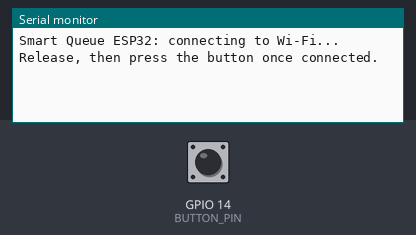
Recording of a sketch running on a simulated ESP32. Parts: the last lines printed to the serial monitor. The test bench sets the inputs (shaded band); at power-on: GPIO 14 (BUTTON_PIN) LOW. WiFi joins after 1.5 s; servers stay silent unless stated; uploads are accepted with an empty reply.

Above: at 1.2 s.
1.3 s: GPIO 14 (BUTTON_PIN) pulled HIGH for 0.15 s
At 1.48 s:
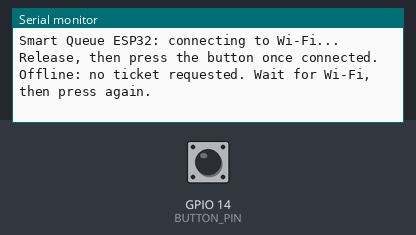
3.0 s: GPIO 14 (BUTTON_PIN) pulled HIGH for 1 s
At 4.7 s:
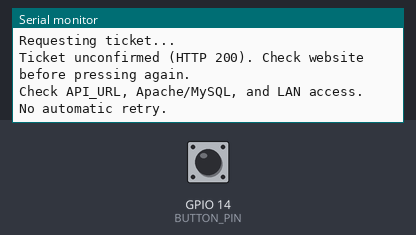

The sketch:

smartqueue.ino
```cpp
#include <Arduino.h>
#include <WiFi.h>
#include <HTTPClient.h>
#include <ArduinoJson.h>
#include "config.h"

constexpr unsigned long DEBOUNCE_MS = 50;
constexpr unsigned long RECONNECT_MS = 10000;
int lastReading = LOW;
unsigned long lastChangeTime = 0;
unsigned long lastReconnectTime = 0;
bool readyForPress = false;
bool wasConnected = false;

void beep(unsigned int count) {
  if (!BUZZER_ENABLED) return;
  const int on = BUZZER_ACTIVE_LOW ? LOW : HIGH;
  const int off = BUZZER_ACTIVE_LOW ? HIGH : LOW;
  for (unsigned int i = 0; i < count; ++i) {
    digitalWrite(BUZZER_PIN, on);
    delay(150);
    digitalWrite(BUZZER_PIN, off);
    if (i + 1 < count) delay(150);
  }
}

void requestTicket() {
  if (WiFi.status() != WL_CONNECTED) {
    Serial.println("Offline: no ticket requested. Wait for Wi-Fi, then press again.");
    beep(3);
    return;
  }
  WiFiClient client;
  HTTPClient http;
  http.setConnectTimeout(3000);
  http.setTimeout(5000);
  if (!http.begin(client, API_URL)) {
    Serial.println("Cannot open API_URL. Check config.h.");
    beep(3);
    return;
  }
  http.addHeader("Content-Type", "application/x-www-form-urlencoded");
  Serial.println("Requesting ticket...");
  const int code = http.POST("action=new_ticket");
  const String body = code > 0 ? http.getString() : String();
  http.end();

  JsonDocument response;
  const DeserializationError error = deserializeJson(response, body);
  if (code == 409 && !error && response["status"] == "paused") {
    Serial.println("Queue paused by admin. No ticket added.");
    beep(2);
    return;
  }
  if (code == 200 && !error && response["status"] == "success" &&
      response["queue_number"].is<unsigned long>() &&
      response["queue_number"].as<unsigned long>() > 0) {
    Serial.printf("Your queue number: %03lu\n", response["queue_number"].as<unsigned long>());
    beep(1);
    return;
  }
  Serial.printf("Ticket unconfirmed (HTTP %d). Check website before pressing again.\n", code);
  Serial.println("Check API_URL, Apache/MySQL, and LAN access. No automatic retry.");
  beep(3);
}

void setup() {
  Serial.begin(115200);
  // Button: 3.3V -> switch -> GPIO14; external 10k ohm GPIO14 -> GND.
  pinMode(BUTTON_PIN, INPUT);
  if (BUZZER_ENABLED) {
    digitalWrite(BUZZER_PIN, BUZZER_ACTIVE_LOW ? HIGH : LOW);
    pinMode(BUZZER_PIN, OUTPUT);
  }

  lastReading = digitalRead(BUTTON_PIN);
  lastChangeTime = millis();
  WiFi.mode(WIFI_STA);
  WiFi.begin(WIFI_SSID, WIFI_PASSWORD);
  lastReconnectTime = millis();
  Serial.println("Smart Queue ESP32: connecting to Wi-Fi...");
  Serial.println("Release, then press the button once connected.");
}

void loop() {
  const unsigned long now = millis();
  const bool connected = WiFi.status() == WL_CONNECTED;
  if (connected != wasConnected) {
    wasConnected = connected;
    if (connected) {
      Serial.print("Wi-Fi connected. ESP32 IP: ");
      Serial.println(WiFi.localIP());
    } else {
      Serial.println("Wi-Fi disconnected. Reconnecting; offline presses are discarded.");
    }
  }
  if (!connected && now - lastReconnectTime >= RECONNECT_MS) {
    lastReconnectTime = now;
    WiFi.reconnect();
  }
  const int reading = digitalRead(BUTTON_PIN);

  if (reading != lastReading) {
    lastReading = reading;
    lastChangeTime = now;
  }

  if (now - lastChangeTime >= DEBOUNCE_MS) {
    if (reading == LOW) {
      readyForPress = true;
    } else if (readyForPress) {
      readyForPress = false;
      requestTicket();
      // Require a fresh debounced release after HTTP/beep work finishes.
      lastReading = digitalRead(BUTTON_PIN);
      lastChangeTime = millis();
    }
  }

  delay(1);
}
```

config.example.h
```cpp
#pragma once

// Copy to config.h and enter your settings. Use 2.4 GHz Wi-Fi.
constexpr char WIFI_SSID[] = "YOUR_WIFI_NAME";
constexpr char WIFI_PASSWORD[] = "YOUR_WIFI_PASSWORD";
// The XAMPP computer's LAN IPv4 from ipconfig, never localhost.
// Include :PORT after the IP if Apache does not use port 80.
constexpr char API_URL[] = "http://192.168.1.100/smart-queue-counter/api/api.php";

constexpr int BUTTON_PIN = 14;
constexpr int BUZZER_PIN = 27;
// Enable only for a module rated for 3.3V supply and GPIO control.
constexpr bool BUZZER_ENABLED = false;
constexpr bool BUZZER_ACTIVE_LOW = true;
```

Measured:
- after the input at 1.3 s, the serial monitor: prints a new line after 0.05 s (image 1)
- after the input at 3.0 s, the serial monitor: prints a new line after 0.05 s (image 2)
